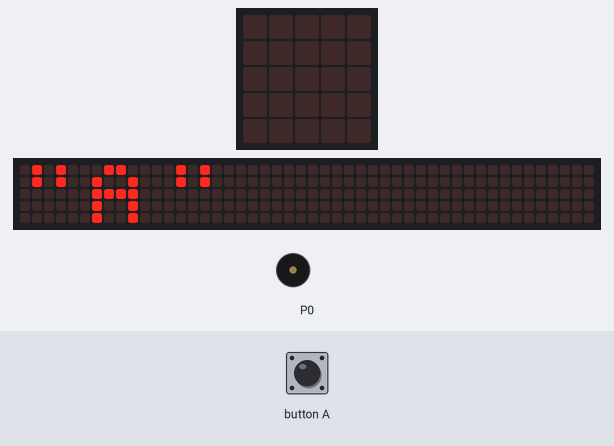
A program run on a simulated BBC micro:bit (MakeCode). Shown: the board's 5×5 LED display, a strip that is not on the board, showing the scrolling text unrolled, buzzer (waves = sounding). Inputs (shaded band) come from the test bench. The 48×5 strip is a reading aid, not a part: it shows the text the display is scrolling, unrolled, one strip-width of it at a time.

Above: at 18.3 s.
20.0 s: button A pressed for 0.15 s
At 20.4 s:
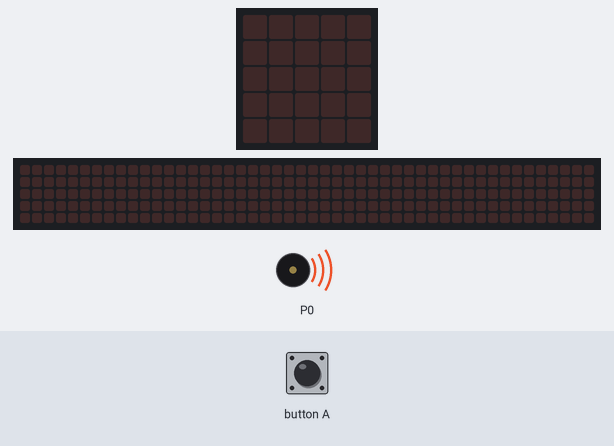
At 21.2 s:
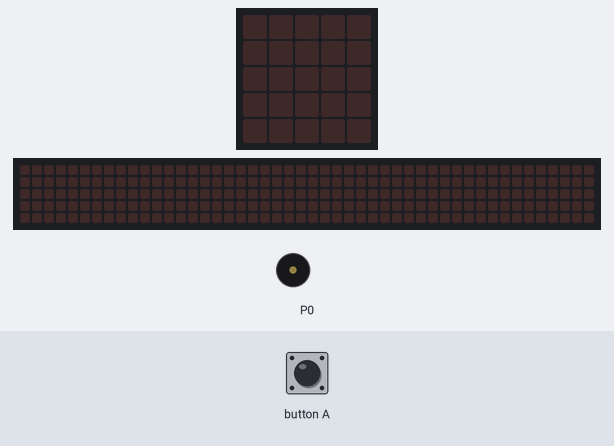
Timing chart, 0 to 23.0 s (numbered marks = the images above; inputs shaded):
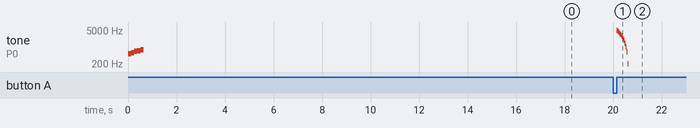

The program:

main.ts
```typescript
input.onButtonPressed(Button.A, function () {
    music.playSoundEffect(music.createSoundEffect(WaveShape.Sine, 5000, 0, 255, 0, 500, SoundExpressionEffect.None, InterpolationCurve.Linear), SoundExpressionPlayMode.UntilDone)
})
music.startMelody(music.builtInMelody(Melodies.JumpUp), MelodyOptions.Once)
basic.pause(100)
basic.showIcon(IconNames.EigthNote)
basic.showString("Push the button \"A\"")
```

test.ts
```typescript
// 在這裡測試；當此封包作為擴充功能時，將不會編譯此內容。
```

Measured:
- after the input at 20.0 s, tone on P0: plays 4791 Hz for 0.04 s, 4375 Hz for 0.04 s, 3958 Hz for 0.04 s, 3541 Hz for 0.04 s, 3125 Hz for 0.04 s, 2708 Hz for 0.04 s … (12 notes in this stretch), starting after 0.15 s
- what the display in image 0 shows lasts 0.4 s, from 18.3 s to 18.7 s
